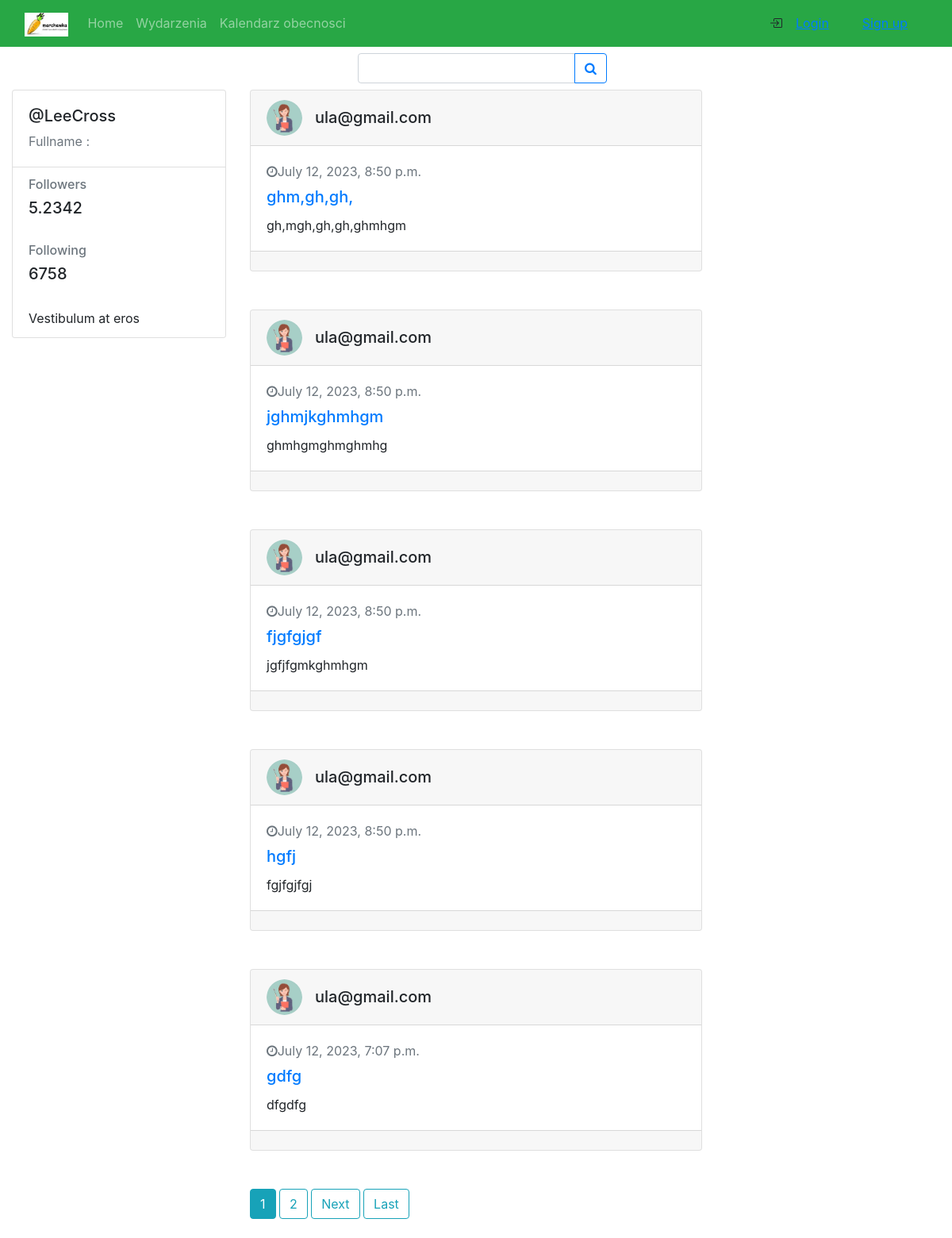
The app's page /wydarzenia/ with its own data.
### blog/models.py (models this page shows, shortened)
class Post(models.Model):
    title = models.CharField(max_length=128)
    author = models.ForeignKey(User, on_delete=models.CASCADE)
    image = models.ImageField(null=True, upload_to='events_foto')
    date_posted = models.DateTimeField(default=timezone.now)
    content = models.TextField()
    group = models.ManyToManyField(Groups)
    director = models.ManyToManyField(Director)

### accounts/models.py (models this page shows)
class User(AbstractBaseUser, PermissionsMixin):
    email = models.EmailField(db_index=True, unique=True, max_length=254)
    is_staff = models.BooleanField(default=False)
    is_active = models.BooleanField(default=True)
    is_superuser = models.BooleanField(default=False)
    objects = CustomUserManager()
    USERNAME_FIELD = 'email'
    REQUIRED_FIELDS = []
    class Meta:
        verbose_name = 'User'
        verbose_name_plural = 'Users'

### blog/views.py (the view)
# urls.py: path("wydarzenia/", views.PostListView.as_view(), name='post_list_view'),
class PostListView(ListView):
    model = Post
    template_name = 'post_list.html'
    context_object_name = 'posts'
    ordering = ['-date_posted']
    paginate_by = 5

### blog/templates/post_list.html (shortened to what this page needs)
{% extends "base.html" %}
{% load static %}
{% block content %}
    <link href="//maxcdn.bootstrapcdn.com/bootstrap/4.1.1/css/bootstrap.min.css" rel="stylesheet" id="bootstrap-css">
    <link href="https://stackpath.bootstrapcdn.com/font-awesome/4.7.0/css/font-awesome.min.css" rel="stylesheet"
>
    <nav class="navbar  navbar-expand navbar-light  bg-white">
        <div class="collapse navbar-collapse" id="navbarcollapse">
            <ul class="navbar-nav justify-content-between w-100">
                <li><a href="#" class="navbar-brand">{{ user.email }}</a></li>
                <li>
                  <form class="form-inline">
                        <div class="input-group">
                            <input type="text" class="form-control" aria-label="Recipient's username"
                                   aria-describedby="button-addon2">
                            <div class="input-group-append">
                                <button class="btn btn-outline-primary" type="button" id="button-addon2">
                                    <i class="fa fa-search"></i>
                                </button>
                            </div>
                        </div>
                    </form>
                </li>
            </ul>
        </div>
    </nav>
    <div class="container-fluid gedf-wrapper">
        <div class="row">
            <div class="col-md-3">
                <div class="card">
                    <div class="card-body">
                        <div class="h5">@LeeCross</div>
                        <div class="h7 text-muted">Fullname :{{ user.first_name }} {{ user.last_name }}</div>
                    </div>
                    <ul class="list-group list-group-flush">
                        <li class="list-group-item">
                            <div class="h6 text-muted">Followers</div>
                            <div class="h5">5.2342</div>
                        </li>
                        <li class="list-group-item">
                            <div class="h6 text-muted">Following</div>
                            <div class="h5">6758</div>
                        </li>
                        <li class="list-group-item">Vestibulum at eros</li>
                    </ul>
                </div>
            </div>
            <div class="col-md-6 gedf-main">
                {% for post in posts %}
                    <div class="card gedf-card mb-5">
                        <div class="card-header">
                            <div class="d-flex justify-content-between align-items-center">
                                <div class="d-flex justify-content-between align-items-center">
                                    <div class="mr-2">
                                        <img class="rounded-circle" width="45"
                                             src="/media/events_foto/teacher_women.jpeg" alt="">
                                    </div>
                                    <div class="ml-2">
                                        <div class="h5 m-0">{{ post.author }}</div>
                                    </div>
                                </div>
                            </div>
                        </div>
                        <div class="card-body">
                            <div class="text-muted h7 mb-2"><i class="fa fa-clock-o"></i>{{ post.date_posted }}</div>
                            <a class="card-link" href="#">
                                <h5 class="card-title">{{ post.title }}</h5>
                            </a>
                            <p class="card-text">
                                {{ post.content }}
                            </p>
                        </div>
                        <div class="card-footer">
                        </div>
                    </div>
                {% endfor %}
            {% if is_paginated %}
      {% for num in page_obj.paginator.page_range %}
        {% if page_obj.number == num %}
          <a class="btn btn-info mb-4" href="?page={{ num }}">{{ num }}</a>
        {% elif num > page_obj.number|add:'-3' and num < page_obj.number|add:'3' %}
          <a class="btn btn-outline-info mb-4" href="?page={{ num }}">{{ num }}</a>
        {% endif %}
      {% endfor %}
      {% if page_obj.has_next %}
        <a class="btn btn-outline-info mb-4" href="?page={{ page_obj.next_page_number }}">Next</a>
        <a class="btn btn-outline-info mb-4" href="?page={{ page_obj.paginator.num_pages }}">Last</a>
      {% endif %}
    {% endif %}
            </div>
        </div>
    </div>
{% endblock %}

### records on screen
Post: author "ula@gmail.com", date_posted "July 12, 2023, 8:50 p.m.", title "ghm,gh,gh,", content "gh,mgh,gh,gh,ghmhgm"
Post: author "ula@gmail.com", date_posted "July 12, 2023, 8:50 p.m.", title "jghmjkghmhgm", content "ghmhgmghmghmhg"
Post: author "ula@gmail.com", date_posted "July 12, 2023, 8:50 p.m.", title "fjgfgjgf", content "jgfjfgmkghmhgm"
Post: author "ula@gmail.com", date_posted "July 12, 2023, 8:50 p.m.", title "hgfj", content "fgjfgjfgj"
Post: author "ula@gmail.com", date_posted "July 12, 2023, 7:07 p.m.", title "gdfg", content "dfgdfg"

### other values on screen
{{ num }} "1"
{{ num }} "2"
